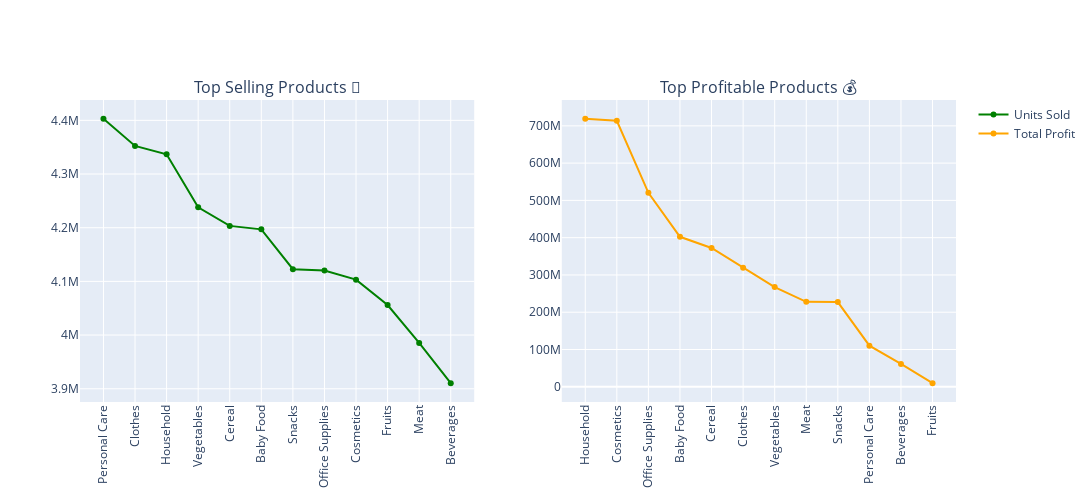

Here is the notebook cell this chart was saved with:
### Markdown cell above
## Data Visualization📊

### Code cell
# Create sub-plot
fig = make_subplots(rows=1, cols=2, subplot_titles=('Top Selling Products 🎯', 'Top Profitable Products 💰'))

# Add the first line chart (units sold)
fig.add_trace(
    go.Line(x=top_selling["Item Type"], y=top_selling["Units Sold"], name="Units Sold", marker_color='green'),
    row=1, col=1
)

# Add the second line chart (Total Profit)
fig.add_trace(
    go.Line(x=top_product_profit["Item Type"], y=top_product_profit["Total Profit"], name="Total Profit", marker_color='orange'), # تغيير اللون للتمييز
    row=1, col=2
)


fig.update_layout(
    height=500,      # Adjust the height.
    width=1200,      # Adjust the witdth
    showlegend=True  # To show Units Sold and Total Profit labels
)

# Rotate the x-axis labels for both subcharts.
fig.update_xaxes(tickangle=-90, row=1, col=1)
fig.update_xaxes(tickangle=-90, row=1, col=2)

fig.show()

### Figure 1 — Plotly figure (JSON) as saved in the notebook; plotly's stock layout.template omitted (floating-point values rounded to 4 significant figures)
{"data": [{"marker": {"color": "green"}, "name": "Units Sold", "type": "scatter", "x": ["Personal Care", "Clothes", "Household", "Vegetables", "Cereal", "Baby Food", "Snacks", "Office Supplies", "Cosmetics", "Fruits", "Meat", "Beverages"], "xaxis": "x", "y": [4402827, 4352350, 4336803, 4238098, 4203394, 4197006, 4122781, 4120263, 4103290, 4055921, 3985390, 3910436], "yaxis": "y"}, {"marker": {"color": "orange"}, "name": "Total Profit", "type": "scatter", "x": ["Household", "Cosmetics", "Office Supplies", "Baby Food", "Cereal", "Clothes", "Vegetables", "Meat", "Snacks", "Personal Care", "Beverages", "Fruits"], "xaxis": "x2", "y": [718700000.0, 713400000.0, 520200000.0, 402300000.0, 372400000.0, 319600000.0, 267600000.0, 228000000.0, 227300000.0, 110300000.0, 61240000.0, 9775000.0], "yaxis": "y2"}], "layout": {"annotations": [{"font": {"size": 16}, "showarrow": false, "text": "Top Selling Products 🎯", "x": 0.225, "xanchor": "center", "xref": "paper", "y": 1, "yanchor": "bottom", "yref": "paper"}, {"font": {"size": 16}, "showarrow": false, "text": "Top Profitable Products 💰", "x": 0.775, "xanchor": "center", "xref": "paper", "y": 1, "yanchor": "bottom", "yref": "paper"}], "height": 500, "showlegend": true, "width": 1200, "xaxis": {"anchor": "y", "domain": [0, 0.45], "tickangle": -90}, "xaxis2": {"anchor": "y2", "domain": [0.55, 1], "tickangle": -90}, "yaxis": {"anchor": "x", "domain": [0, 1]}, "yaxis2": {"anchor": "x2", "domain": [0, 1]}}}
